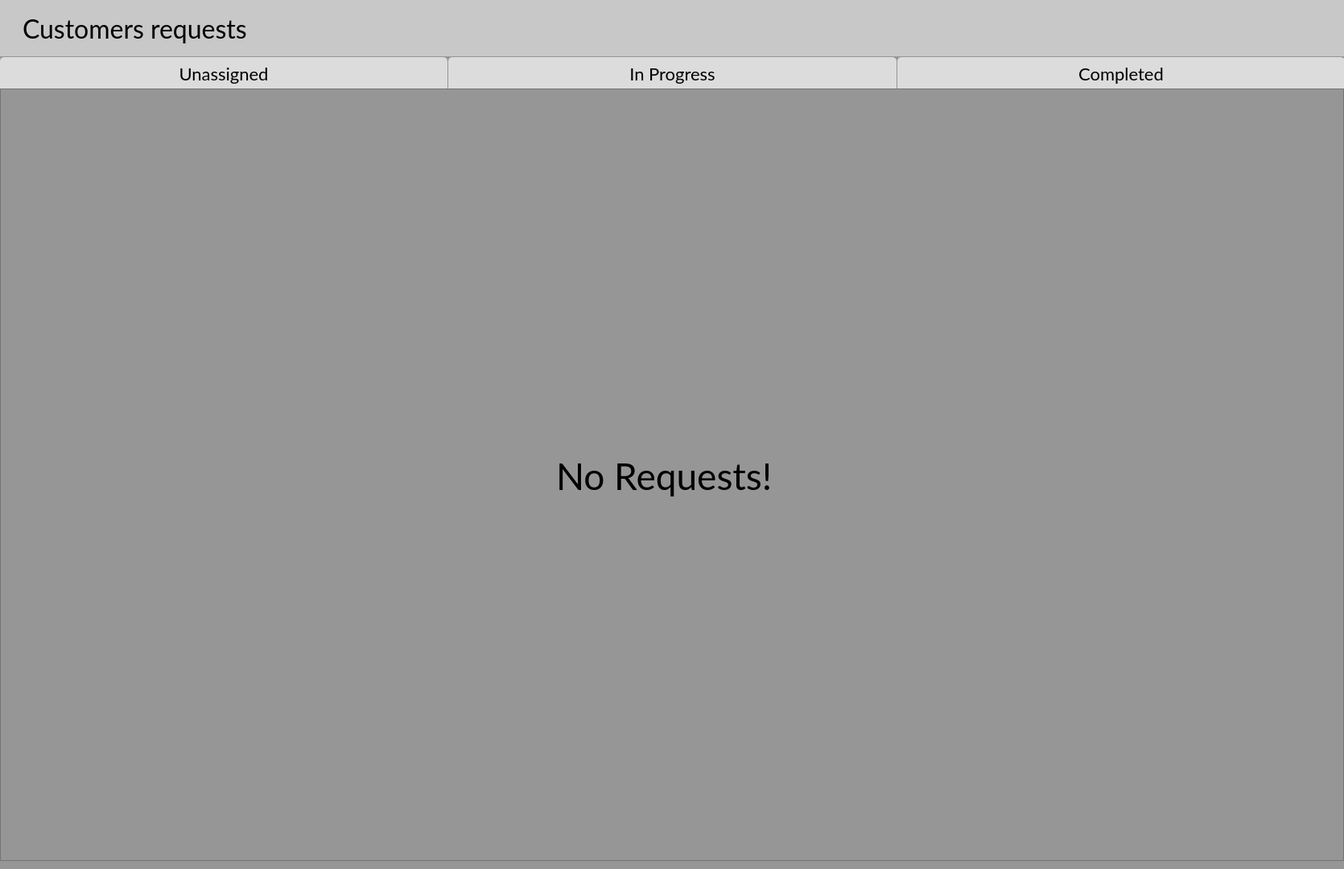
<?xml version="1.0" encoding="UTF-8"?>
<ui version="4.0">
 <class>RequestsPage</class>
 <widget class="QWidget" name="RequestsPage">
  <property name="geometry">
   <rect>
    <x>0</x>
    <y>0</y>
    <width>1670</width>
    <height>1080</height>
   </rect>
  </property>
  <property name="windowTitle">
   <string>Form</string>
  </property>
  <property name="styleSheet">
   <string notr="true">background-color:rgb(150, 150, 150);</string>
  </property>
  <widget class="QScrollArea" name="scrollArea">
   <property name="enabled">
    <bool>true</bool>
   </property>
   <property name="geometry">
    <rect>
     <x>0</x>
     <y>110</y>
     <width>1670</width>
     <height>960</height>
    </rect>
   </property>
   <property name="widgetResizable">
    <bool>true</bool>
   </property>
   <widget class="QWidget" name="scrollAreaWidgetContents">
    <property name="geometry">
     <rect>
      <x>0</x>
      <y>0</y>
      <width>1668</width>
      <height>958</height>
     </rect>
    </property>
    <widget class="QTableView" name="tableView">
     <property name="enabled">
      <bool>true</bool>
     </property>
     <property name="geometry">
      <rect>
       <x>0</x>
       <y>0</y>
       <width>1670</width>
       <height>1111</height>
      </rect>
     </property>
     <property name="styleSheet">
      <string notr="true">background-color:transparent;
color:black;
font-size:18px;
font-family:Arial;</string>
     </property>
    </widget>
    <widget class="QLabel" name="label_2">
     <property name="enabled">
      <bool>false</bool>
     </property>
     <property name="geometry">
      <rect>
       <x>690</x>
       <y>445</y>
       <width>290</width>
       <height>70</height>
      </rect>
     </property>
     <property name="styleSheet">
      <string notr="true">font-family:Lato, Consolas;
font-size:46px;
color:black;
background:transparent;
border:none;
</string>
     </property>
     <property name="text">
      <string>No Requests!</string>
     </property>
    </widget>
   </widget>
  </widget>
  <widget class="QLabel" name="label">
   <property name="enabled">
    <bool>false</bool>
   </property>
   <property name="geometry">
    <rect>
     <x>0</x>
     <y>0</y>
     <width>1670</width>
     <height>70</height>
    </rect>
   </property>
   <property name="styleSheet">
    <string notr="true">font-family:Lato;
font-size:32px;
padding-left:20px;
color:black;
background-color:rgb(200, 200, 200);</string>
   </property>
   <property name="text">
    <string>Customers requests</string>
   </property>
  </widget>
  <widget class="QWidget" name="layoutWidget">
   <property name="geometry">
    <rect>
     <x>0</x>
     <y>70</y>
     <width>1671</width>
     <height>42</height>
    </rect>
   </property>
   <layout class="QHBoxLayout" name="horizontalLayout">
    <property name="spacing">
     <number>1</number>
    </property>
    <item>
     <widget class="QPushButton" name="unassigned_req_btn">
      <property name="styleSheet">
       <string notr="true">QPushButton{
height:40px;
color:black;
font-family:Lato, Consolas;
font-size:22px;
background-color:rgb(220, 220, 220);
border-top-left-radius:5px;
border-top-right-radius:5px;
}
QPushButton:hover{
	background-color:white;
}</string>
      </property>
      <property name="text">
       <string>Unassigned</string>
      </property>
     </widget>
    </item>
    <item>
     <widget class="QPushButton" name="in_progress_req_btn">
      <property name="styleSheet">
       <string notr="true">QPushButton{
height:40px;
color:black;
font-family:Lato, Consolas;
font-size:22px;
background-color:rgb(220, 220, 220);
border-top-left-radius:5px;
border-top-right-radius:5px;
}
QPushButton:hover{
	background-color:white;
}</string>
      </property>
      <property name="text">
       <string>In Progress</string>
      </property>
     </widget>
    </item>
    <item>
     <widget class="QPushButton" name="complete_req_btn">
      <property name="styleSheet">
       <string notr="true">QPushButton{
height:40px;
color:black;
font-family:Lato, Consolas;
font-size:22px;
background-color:rgb(220, 220, 220);
border-top-left-radius:5px;
border-top-right-radius:5px;
}
QPushButton:hover{
	background-color:white;
}</string>
      </property>
      <property name="text">
       <string>Completed</string>
      </property>
     </widget>
    </item>
   </layout>
  </widget>
  <zorder>layoutWidget</zorder>
  <zorder>label</zorder>
  <zorder>scrollArea</zorder>
 </widget>
 <resources/>
 <connections/>
</ui>
